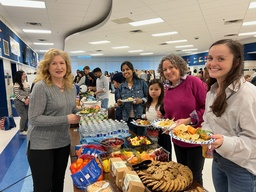
#> input picture HW2/hw3_images/Pics/Potluck.jpg, 256 x 192 px, shrunk from 1600 x 1200 before the run
$ jupyter execute jgutam_hw2_part2_code.ipynb   (older library calls are emulated)
#> lines starting #> are read from the running program, lines starting #| are printed output that depends on the picture
[cell 1]
import cv2
import numpy as np
import matplotlib.pyplot as plt

def generate_LoG_filter(sigma):
    # Generate Laplacian of Gaussian (LoG) filter
    size = int(2 * np.ceil(3 * sigma) + 1)
    kernel = cv2.getGaussianKernel(size, sigma)
    kernel_2d = np.outer(kernel, kernel.T)
    LoG = cv2.Laplacian(kernel_2d, cv2.CV_64F)
    return LoG

def build_Laplacian_scale_space(image, sigma, num_scales):
    # Build Laplacian scale space
    scale_space = []
    for i in range(num_scales):
        scale = sigma * (2 ** i)
        LoG = generate_LoG_filter(scale)
        filtered_image = cv2.filter2D(image, cv2.CV_64F, LoG)
        scale_space.append(filtered_image ** 2)  # Save square of Laplacian response
    return scale_space

def non_maximum_suppression(scale_space):
    # Perform non-maximum suppression in scale space
    suppressed_space = []
    for i in range(1, len(scale_space) - 1):
        prev_scale = scale_space[i - 1]
        curr_scale = scale_space[i]
        next_scale = scale_space[i + 1]
        suppressed = np.where((curr_scale > prev_scale) & (curr_scale > next_scale), curr_scale, 0)
        suppressed_space.append(suppressed)
    return suppressed_space

def detect_blobs(suppressed_space, threshold, radius_factor):
    # Detect blobs and return their coordinates and scales
    blobs = []
    for i, suppressed in enumerate(suppressed_space):
        indices = np.argwhere(suppressed > threshold)
        for index in indices:
            scale = radius_factor * (2 ** i)
            blobs.append((index[1], index[0], scale))  # (x, y, scale)
    return blobs

def display_blobs(image, blobs):
    """
    # Display resulting circles at their characteristic scales
    image_with_blobs = image.copy()
    for blob in blobs:
        x, y, scale = blob
        radius = int(scale)
        cv2.circle(image_with_blobs, (x, y), radius, (0, 255, 0), 2)
    plt.imshow(image_with_blobs, cmap='gray')
    plt.axis('off')
    plt.show()
    """
    cx = [int(blob[0]) for blob in blobs]
    cy = [int(blob[1]) for blob in blobs]
    rad = [int(blob[2]) for blob in blobs]
    show_all_circles(image, cx, cy, rad, color='r')

def show_all_circles(image, cx, cy, rad, color='r'):
    """
    image: numpy array, representing the grayscsale image
    cx, cy: numpy arrays or lists, centers of the detected blobs
    rad: numpy array or list, radius of the detected blobs
    """
    import matplotlib.pyplot as plt
    from matplotlib.patches import Circle

    fig, ax = plt.subplots()
    ax.set_aspect('equal')
    ax.imshow(image, cmap='gray')
    for x, y, r in zip(cx, cy, rad):
        circ = Circle((x, y), r, color=color, fill=False)
        ax.add_patch(circ)

    plt.title('%i circles' % len(cx))
    plt.axis('off')
    plt.show()

def laplacian_blob_detector(image_path, sigma, num_scales, threshold, radius_factor):
    # Load the image
#> called with image_path = 'hw3_images/Pics/Potluck.jpg', sigma = 1.6, num_scales = 8, threshold = 10, radius_factor = 5
    image = cv2.imread(image_path, cv2.IMREAD_GRAYSCALE)
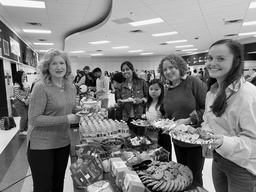
#> image: shape (192, 256); min 0, max 255, mean 127.6

    # Build Laplacian scale space
    scale_space = build_Laplacian_scale_space(image, sigma, num_scales)
#> the loop in build_Laplacian_scale_space, `for i in range(num_scales):` made 8 passes
#> pass 1, in build_Laplacian_scale_space, `filtered_image = cv2.filter2D(image, cv2.CV_64F, LoG)`:
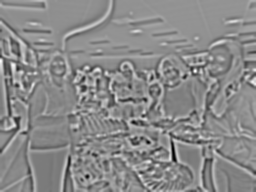
#> filtered_image: shape (192, 256) float64; min -33.47, max 36.9, mean 4.6; drawn with min black and max white
#> pass 2, in build_Laplacian_scale_space, `filtered_image = cv2.filter2D(image, cv2.CV_64F, LoG)`:
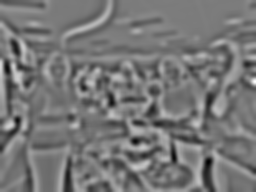
#> filtered_image: shape (192, 256) float64; min -8.97, max 11.79, mean 0.74; drawn with min black and max white
#> pass 3, in build_Laplacian_scale_space, `filtered_image = cv2.filter2D(image, cv2.CV_64F, LoG)`:
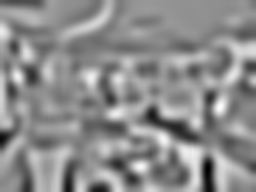
#> filtered_image: shape (192, 256) float64; min -2.08, max 1.95, mean 0.147; drawn with min black and max white
#> after the loop in build_Laplacian_scale_space, `for i in range(num_scales):`: scale_space = 8 items
#> scale_space = 8 items

    # Perform non-maximum suppression
    suppressed_space = non_maximum_suppression(scale_space)
#> the loop in non_maximum_suppression, `for i in range(1, len(scale_space) - 1):` made 6 passes
#> pass 1, in non_maximum_suppression, `prev_scale = scale_space[i - 1]`:
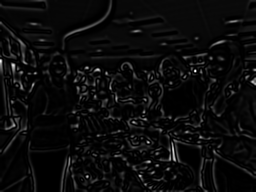
#> prev_scale: shape (192, 256) float64; min 8.79e-08, max 1361.3, mean 63.1; drawn with min black and max white
#> pass 1, in non_maximum_suppression, `curr_scale = scale_space[i]`:
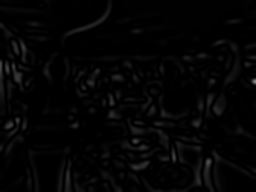
#> curr_scale: shape (192, 256) float64; min 2.02e-10, max 139, mean 4.6
#> pass 1, in non_maximum_suppression, `next_scale = scale_space[i + 1]`:
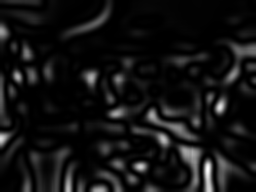
#> next_scale: shape (192, 256) float64; min 8.22e-10, max 4.34, mean 0.324; drawn with min black and max white
#> pass 1, in non_maximum_suppression, `suppressed = np.where((curr_scale > prev_scale) & (curr_scale > next_s..`:
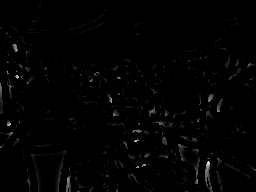
#> suppressed: shape (192, 256) float64; min 0, max 80.48, mean 0.8; drawn with min black and max white
#> after the loop in non_maximum_suppression, `for i in range(1, len(scale_space) - 1):`: suppressed_space = 6 items
#> suppressed_space = 6 items

    # Detect blobs
    blobs = detect_blobs(suppressed_space, threshold, radius_factor)
#> the loop in detect_blobs, `for i, suppressed in enumerate(suppressed_space):` made 6 passes
#> after the loop in detect_blobs, `for i, suppressed in enumerate(suppressed_space):`: blobs = 1349 items, first 6: (102, 15, 5), (99, 24, 5), (0, 27, 5), (6, 32, 5), (6, 33, 5), (7, 33, 5)

    # Display blobs
    display_blobs(image, blobs)
#> in display_blobs, `cx = [int(blob[0]) for blob in blobs]`: cx = 1349 values, max 255 at index 1058, min 0 at index 2, mean 131.4
#> in display_blobs, `cy = [int(blob[1]) for blob in blobs]`: cy = 1349 values from 15 to 191
#> in display_blobs, `rad = [int(blob[2]) for blob in blobs]`: rad = 1349 values from 5 to 5
#> the loop in show_all_circles, `for x, y, r in zip(cx, cy, rad):` made 1349 passes
#> (x, y) on passes 1 to 3: (102, 15), (99, 24), (0, 27)
#> in show_all_circles, `plt.show()`:
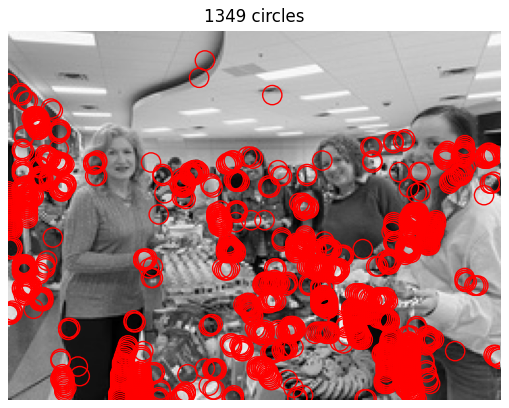
#> figure drawn by matplotlib, 1 panel

# Parameters
sigma = 1.6  # Standard deviation of Gaussian kernel
num_scales = 8  # Number of scales in the scale space
threshold = 10  # Threshold for blob detection
radius_factor = 5  # Factor for characteristic scale

# Path to the image
image_path = 'hw3_images/Pics/Potluck.jpg'

# Run Laplacian blob detector
laplacian_blob_detector(image_path, sigma, num_scales, threshold, radius_factor)

$ run again, with HW2/hw3_images/Pics/Family.jpg copied over HW2/hw3_images/Pics/Potluck.jpg
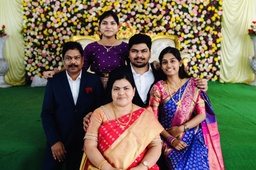
#> input picture HW2/hw3_images/Pics/Family.jpg, 256 x 170 px, shrunk from 4192 x 2789 before the run
#> after the loop in build_Laplacian_scale_space, `for i in range(num_scales):`: scale_space = 8 items
#> the loop in non_maximum_suppression, `for i in range(1, len(scale_space) - 1):` made 6 passes
#> pass 1, in non_maximum_suppression, `suppressed = np.where((curr_scale > prev_scale) & (curr_scale > next_s..`:
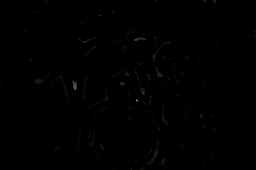
#> suppressed: shape (170, 256) float64; min 0, max 117.4, mean 0.7
#> after the loop in non_maximum_suppression, `for i in range(1, len(scale_space) - 1):`: suppressed_space = 6 items
#> the loop in detect_blobs, `for i, suppressed in enumerate(suppressed_space):` made 6 passes
#> after the loop in detect_blobs, `for i, suppressed in enumerate(suppressed_space):`: blobs = 986 items, first 6: (45, 0, 5), (46, 0, 5), (52, 0, 5), (155, 0, 5), (162, 0, 5), (163, 0, 5)
#> cx = 986 values, max 255 at index 85, min 1 at index 68, mean 127.4
#> cy = 986 values from 0 to 169
#> rad = 986 values from 5 to 5
#> the loop in show_all_circles, `for x, y, r in zip(cx, cy, rad):` made 986 passes
#> (x, y) on passes 1 to 3: (45, 0), (46, 0), (52, 0)
#> in show_all_circles, `plt.show()`:
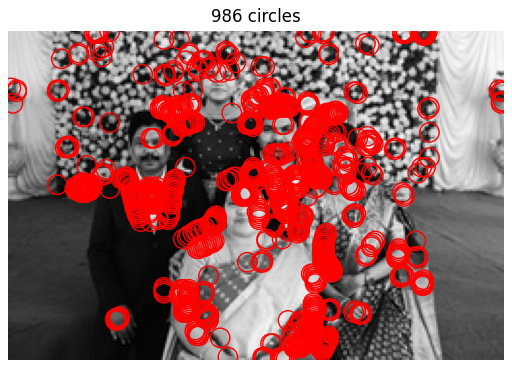
#> figure drawn by matplotlib, 1 panel

$ run again, with HW2/hw3_images/Pics/Greeting.jpg copied over HW2/hw3_images/Pics/Potluck.jpg
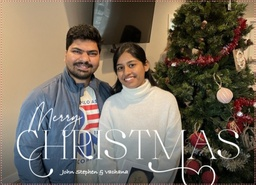
#> input picture HW2/hw3_images/Pics/Greeting.jpg, 256 x 185 px, shrunk from 1027 x 744 before the run
#> after the loop in build_Laplacian_scale_space, `for i in range(num_scales):`: scale_space = 8 items
#> the loop in non_maximum_suppression, `for i in range(1, len(scale_space) - 1):` made 6 passes
#> pass 1, in non_maximum_suppression, `suppressed = np.where((curr_scale > prev_scale) & (curr_scale > next_s..`:
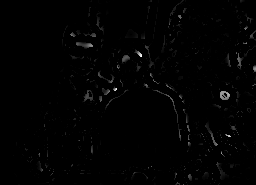
#> suppressed: shape (185, 256) float64; min 0, max 49.44, mean 0.4; drawn with min black and max white
#> after the loop in non_maximum_suppression, `for i in range(1, len(scale_space) - 1):`: suppressed_space = 6 items
#> the loop in detect_blobs, `for i, suppressed in enumerate(suppressed_space):` made 6 passes
#> after the loop in detect_blobs, `for i, suppressed in enumerate(suppressed_space):`: blobs = 648 items, first 6: (183, 10, 5), (183, 11, 5), (178, 15, 5), (179, 15, 5), (180, 15, 5), (178, 16, 5)
#> cx = 648 values, max 255 at index 232, min 39 at index 610, mean 161.6
#> cy = 648 values from 10 to 184
#> rad = 648 values from 5 to 5
#> the loop in show_all_circles, `for x, y, r in zip(cx, cy, rad):` made 648 passes
#> (x, y) on passes 1 to 3: (183, 10), (183, 11), (178, 15)
#> in show_all_circles, `plt.show()`:
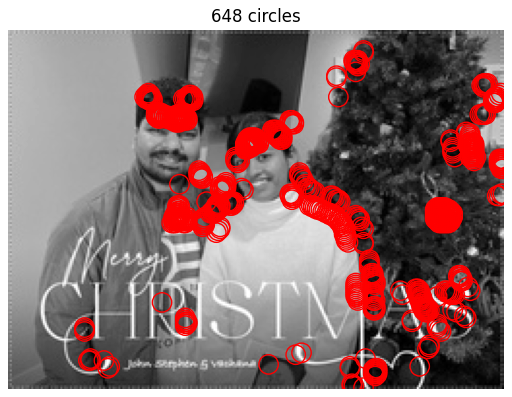
#> figure drawn by matplotlib, 1 panel
